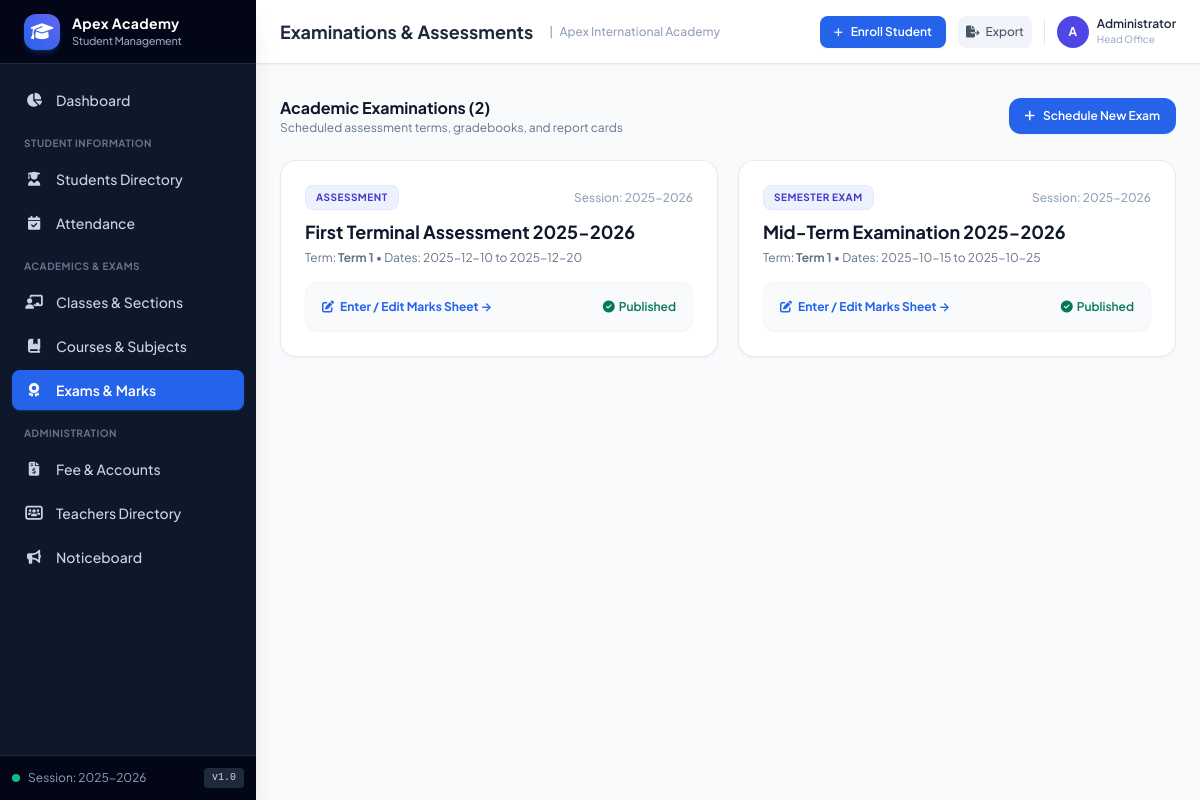
The app's page /examinations with its own data.
### tables this page shows
CREATE TABLE exams (
        id INTEGER PRIMARY KEY AUTOINCREMENT,
        name TEXT NOT NULL,
        exam_type TEXT NOT NULL,
        academic_year TEXT NOT NULL,
        term TEXT NOT NULL,
        start_date TEXT NOT NULL,
        end_date TEXT NOT NULL,
        is_published INTEGER DEFAULT 1
    );

### app.py (the view)
@app.route('/examinations')
def examinations_list():
    exams = query_db("SELECT * FROM exams ORDER BY start_date DESC")
    classes = query_db("SELECT * FROM classes ORDER BY grade_level, section")
    subjects = query_db("SELECT * FROM subjects ORDER BY name")
    return render_template('examinations/index.html', exams=exams, classes=classes, subjects=subjects)

### app.py (called while the page is built)
@app.context_processor
def inject_global_settings():
    return {
        'school_name': config.SCHOOL_NAME,
        'school_tagline': config.SCHOOL_TAGLINE,
        'school_address': config.SCHOOL_ADDRESS,
        'school_contact': config.SCHOOL_CONTACT,
        'academic_year': config.SCHOOL_ACADEMIC_YEAR,
        'now': datetime.now()
    }

### database.py (called while the page is built)
def get_db():
    conn = sqlite3.connect(DATABASE_PATH)
    conn.row_factory = sqlite3.Row
    conn.execute("PRAGMA foreign_keys = ON")
    return conn

def query_db(query, args=(), one=False):
    conn = get_db()
    try:
        cur = conn.cursor()
        cur.execute(query, args)
        rv = cur.fetchall()
        return (rv[0] if rv else None) if one else rv
    finally:
        conn.close()

### templates/examinations/index.html (shortened to what this page needs)
{% extends "base.html" %}
{% block header_title %}Examinations & Assessments{% endblock %}
{% block content %}
<div class="space-y-6 pb-12">
    <div class="flex items-center justify-between">
        <div>
            <h3 class="text-base font-bold text-slate-900">Academic Examinations ({{ exams|length }})</h3>
            <p class="text-xs text-slate-500">Scheduled assessment terms, gradebooks, and report cards</p>
        </div>
        <button onclick="openModal('addExamModal')" class="inline-flex items-center gap-2 bg-blue-600 hover:bg-blue-700 text-white text-xs font-semibold px-4 py-2.5 rounded-xl transition-colors shadow-sm">
            <i class="fa-solid fa-plus"></i>
            <span>Schedule New Exam</span>
        </button>
    </div>
    <div class="grid grid-cols-1 md:grid-cols-2 gap-5">
        {% for ex in exams %}
        <div class="bg-white p-6 rounded-2xl border border-slate-200/80 shadow-sm hover:border-blue-300 transition-all flex flex-col justify-between space-y-4">
            <div>
                <div class="flex items-center justify-between mb-2">
                    <span class="text-[10px] font-bold uppercase tracking-wider bg-indigo-50 text-indigo-700 px-2.5 py-1 rounded-lg border border-indigo-100">
                        {{ ex.exam_type }}
                    </span>
                    <span class="text-xs text-slate-400 font-medium">Session: {{ ex.academic_year }}</span>
                </div>
                <h4 class="text-lg font-bold text-slate-900">{{ ex.name }}</h4>
                <p class="text-xs text-slate-500 mt-1">Term: <b>{{ ex.term }}</b> &bull; Dates: {{ ex.start_date }} to {{ ex.end_date }}</p>
            </div>
            <div class="bg-slate-50 p-4 rounded-xl border border-slate-100 flex flex-wrap items-center justify-between gap-3 text-xs">
                <a href="{{ url_for('marks_entry', exam_id=ex.id) }}" class="inline-flex items-center gap-1.5 font-bold text-blue-600 hover:text-blue-700">
                    <i class="fa-solid fa-pen-to-square"></i> Enter / Edit Marks Sheet &rarr;
                </a>
                <span class="text-emerald-700 font-semibold flex items-center gap-1">
                    <i class="fa-solid fa-circle-check text-xs"></i> Published
                </span>
            </div>
        </div>
        {% endfor %}
    </div>
</div>
{% endblock %}

### static/css/styles.css (style rules this page uses)
body { font-family: 'Plus Jakarta Sans', system-ui, -apple-system, sans-serif; }

### records on screen
exams: exam_type "ASSESSMENT", academic_year "2025-2026", name "First Terminal Assessment 2025-2026", term "Term 1", start_date "2025-12-10", end_date "2025-12-20"
exams: exam_type "SEMESTER EXAM", academic_year "2025-2026", name "Mid-Term Examination 2025-2026", term "Term 1", start_date "2025-10-15", end_date "2025-10-25"

### other values on screen
{{ academic_year }} "2025-2026"
{{ school_name }} "Apex International Academy"
{{ exams|length }} "2"
